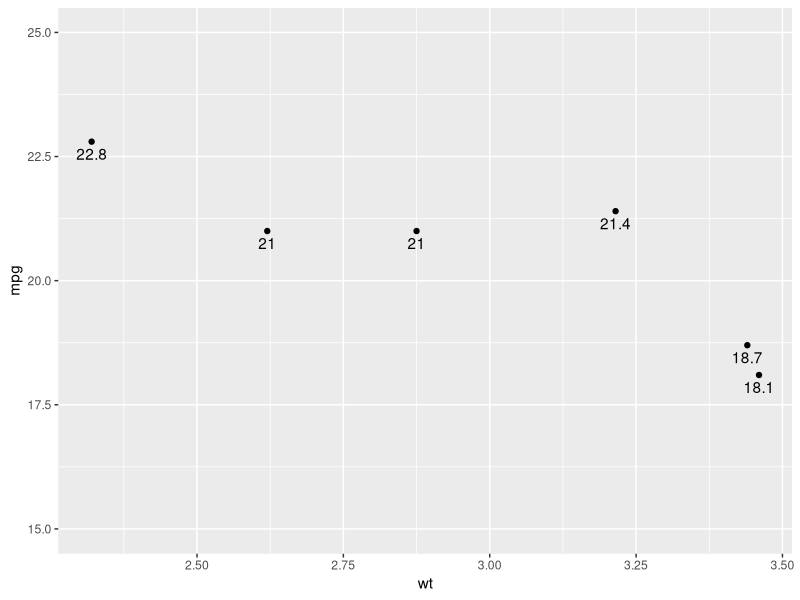

Generate this figure with R:
## ---- chunk 1
library(ggplot2); library(dplyr)
## ---- chunk 2
mtcars[1:6, ] %>% ggplot(aes(x = wt, y = mpg)) + geom_point() + 
        # Add mpg values onto the plot, and justify the position vertically
        geom_text(aes(label = mpg), vjust = 1.5) +
        ylim(c(15, 25))
